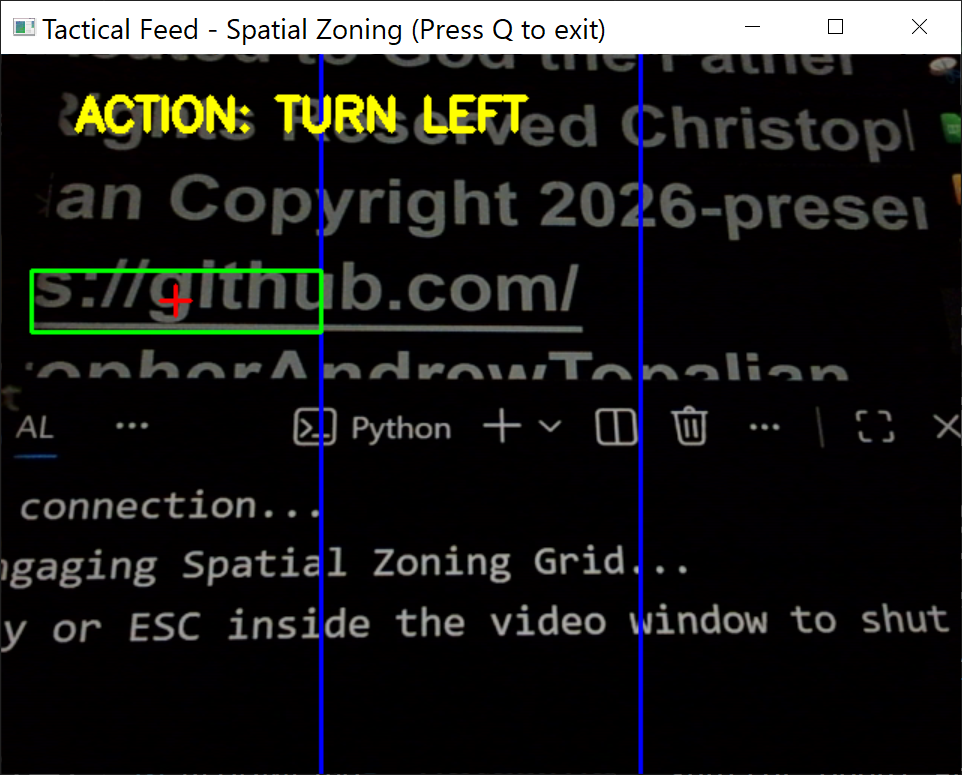
#> input picture src/tutorials/001_beginner/007_spatial_zoning/001.webp, 962 x 775 px, given in place of the camera
$ python spatial_zoning.py
#> lines starting #> are read from the running program, lines starting #| are printed output that depends on the picture; after the words box and inside, x2 and y2 are one past the last pixel; in counts of white or black regions, pixels touching at a corner belong together
# spatial_zoning.py

import cv2
import time

print("Bypassing Windows Media Foundation, Using DirectShow")

cap = cv2.VideoCapture(0, cv2.CAP_DSHOW)
time.sleep(1)

print("Checking sensor connection...")
if not cap.isOpened():
    print("WARNING: Index 0 failed. Attempting Camera Index 1...")
    cap = cv2.VideoCapture(1, cv2.CAP_DSHOW)

if not cap.isOpened():
    print("Could not connect to camera.")
    exit()

print("Shutter open! Engaging Spatial Zoning Grid...")
print("Press the 'q' key or ESC inside the video window to shut down safely.")

while True:
    ret, frame = cap.read()
#> frame is the input picture: shape (775, 962, 3); mean B, G, R 29.7, 31.2, 31.3
    if not ret or frame is None:
        time.sleep(0.1)
        continue

    # Get the dynamic width and height of the camera feed
    height, width, _ = frame.shape
#> height = 775; width = 962

    # Define our tactical sectors (Slice the screen into thirds)
    left_boundary = width // 3
#> left_boundary = 320
    right_boundary = (width // 3) * 2
#> right_boundary = 640

    # Draw the radar grid lines on the screen (Blue lines)
    cv2.line(frame, (left_boundary, 0), (left_boundary, height), (255, 0, 0), 2)
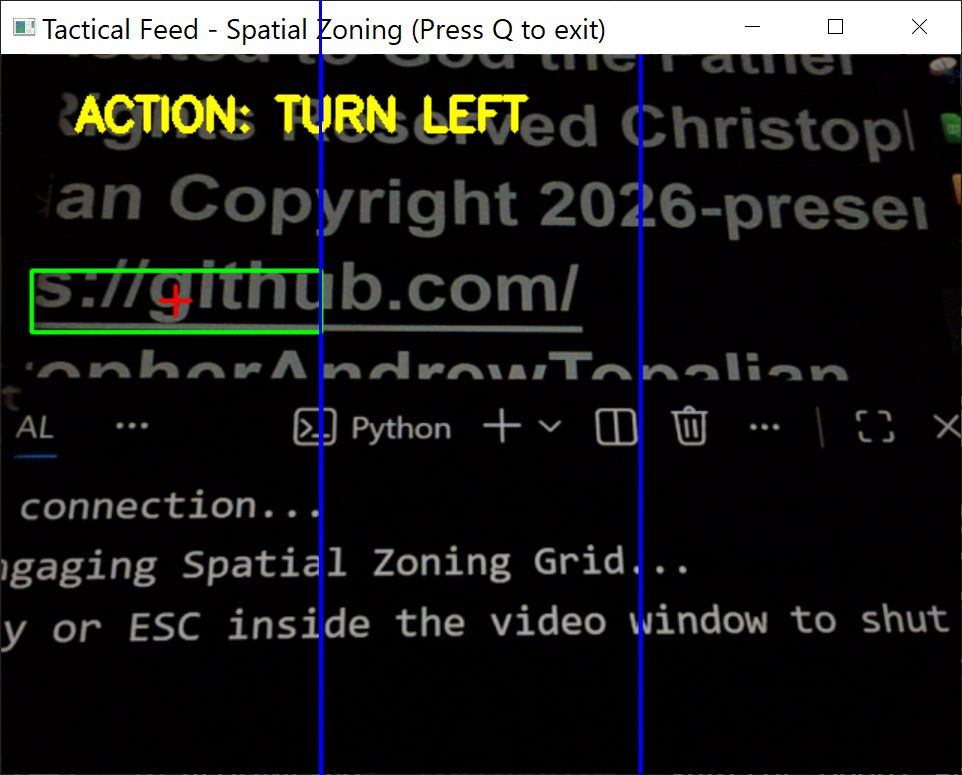
#> frame: shape (775, 962, 3); 0.14% of pixels changed, all inside (x1, y1, x2, y2) = (319, 0, 322, 775)
    cv2.line(frame, (right_boundary, 0), (right_boundary, height), (255, 0, 0), 2)
#> frame: shape (775, 962, 3); 0.02% of pixels changed, all inside (x1, y1, x2, y2) = (639, 0, 642, 775)

    # Standard Vision Pipeline
    gray = cv2.cvtColor(frame, cv2.COLOR_BGR2GRAY)
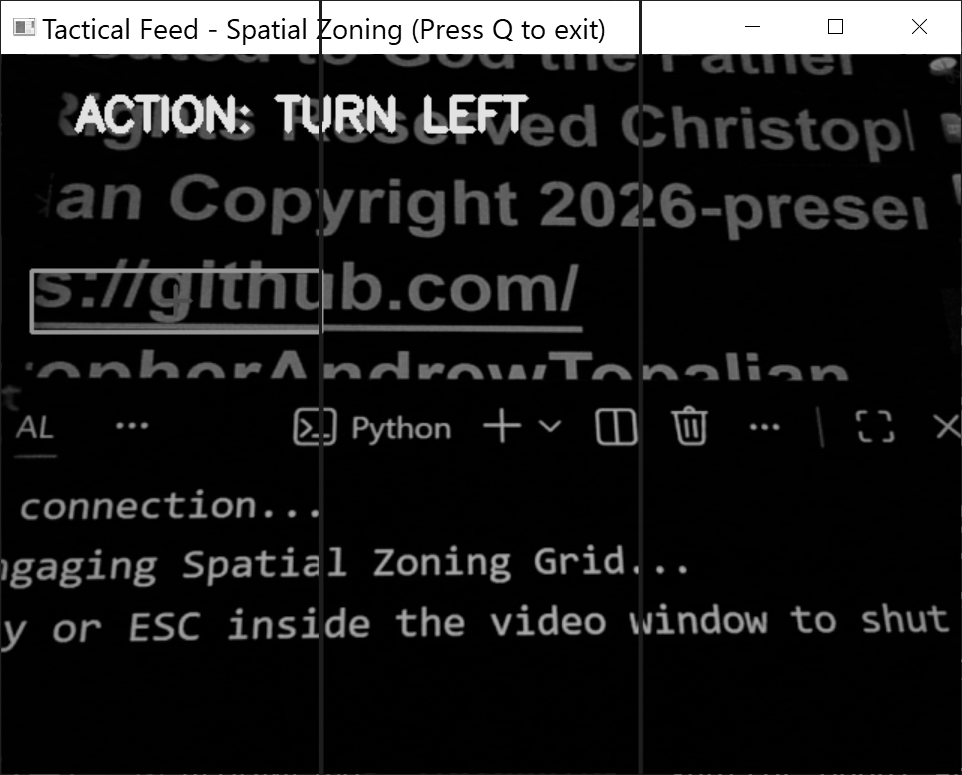
#> gray: shape (775, 962); min 0, max 255, mean 31
    edges = cv2.Canny(gray, 50, 150)
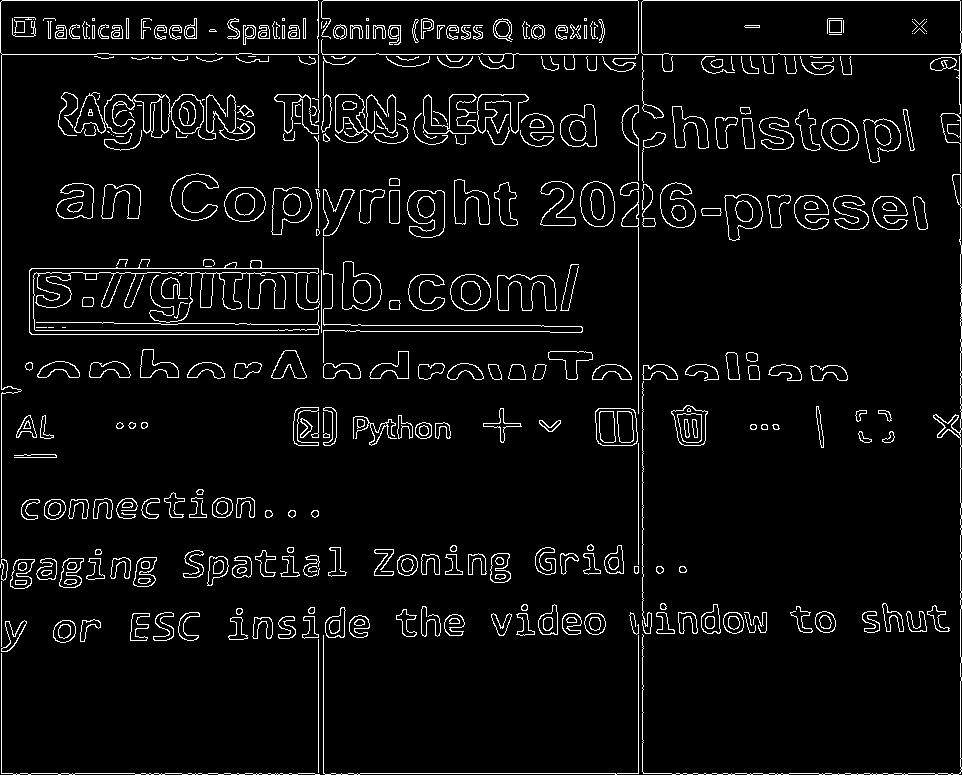
#> edges: shape (775, 962); 5.1% white in thin lines or dots
    contours, _ = cv2.findContours(edges, cv2.RETR_EXTERNAL, cv2.CHAIN_APPROX_SIMPLE)
#> contours = 319 contours, 116 with area under 20; largest, box (x1, y1, x2, y2) and area: (641, 0, 962, 72) 17229, (0, 0, 319, 558) 17145, (29, 259, 320, 335) 4709, (74, 92, 204, 138) 2906, (595, 408, 638, 446) 1464

    # TACTICAL UPGRADE: Only track the single largest threat/object on screen
    if contours:
        largest_contour = max(contours, key=cv2.contourArea)
#> largest_contour = contour of 46 points, box (x1, y1, x2, y2) (641, 0, 962, 72), area 17229
        area = cv2.contourArea(largest_contour)
#> area = 17229

        if area > 500:
            x, y, w, h = cv2.boundingRect(largest_contour)
#> x = 641; y = 0; w = 321; h = 72
            center_x = x + (w // 2)
#> center_x = 801
            center_y = y + (h // 2)
#> center_y = 36

            # Draw the bounding box and crosshair
            cv2.rectangle(frame, (x, y), (x + w, y + h), (0, 255, 0), 2)
            cv2.drawMarker(frame, (center_x, center_y), (0, 0, 255), cv2.MARKER_CROSS, 20, 2)
#> frame: shape (775, 962, 3); mean B, G, R 29.6, 31.5, 31

            # SPATIAL LOGIC: Decide what to do based on the target's location
            command = "SEARCHING..."
            color = (255, 255, 255)

            if center_x < left_boundary:
                command = "ACTION: TURN LEFT"
                color = (0, 255, 255)  # Yellow
            elif center_x > right_boundary:
                command = "ACTION: TURN RIGHT"
                color = (0, 255, 255)  # Yellow
            else:
                command = "ACTION: TARGET LOCKED (CENTER)"
                color = (0, 0, 255)    # Red

            # Print the command at the top of the Heads-Up Display
            cv2.putText(frame, command, (50, 50), cv2.FONT_HERSHEY_SIMPLEX, 1, color, 3)
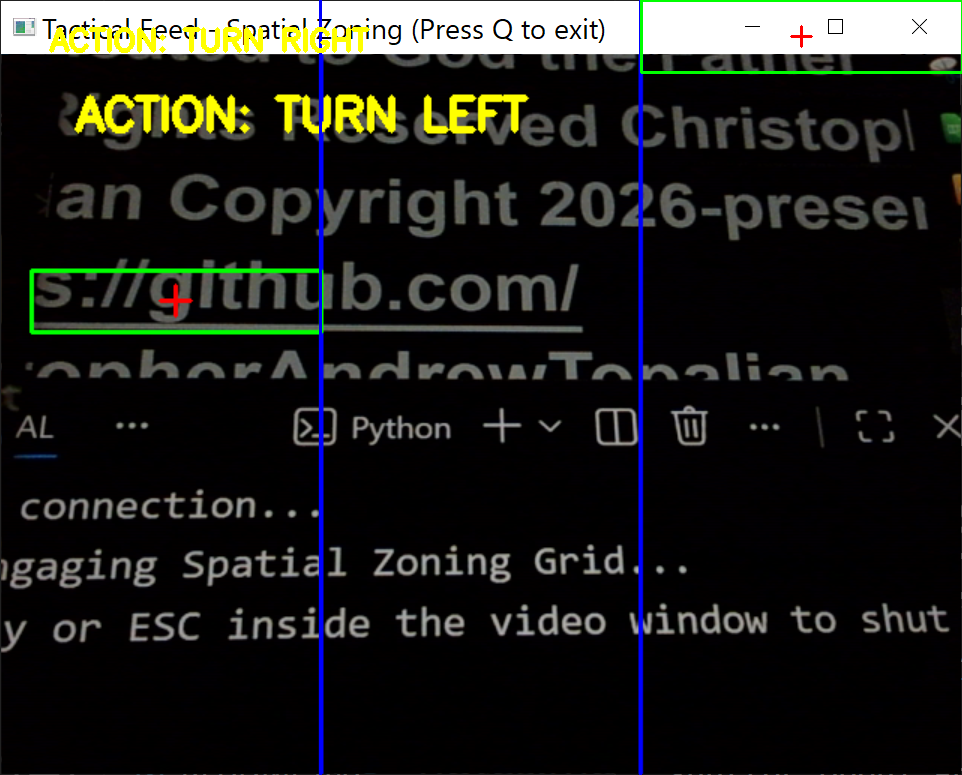
#> frame: shape (775, 962, 3); mean B, G, R 28.5, 31.7, 31.2

    cv2.imshow("Tactical Feed - Spatial Zoning (Press Q to exit)", frame)

    key = cv2.waitKey(1) & 0xFF
#> (key q is pressed here)
    if key == ord('q') or key == 27:
        break

print("Releasing hardware sensor and closing windows...")
cap.release()
cv2.destroyAllWindows()
print("Clean shutdown complete.")

####

# Dedicated to God the Father
# All Rights Reserved Christopher Andrew Topalian Copyright 2026-present
# https://github.com/ChristopherAndrewTopalian
# https://github.com/ChristopherTopalian
# https://sites.google.com/view/CollegeOfScripting
